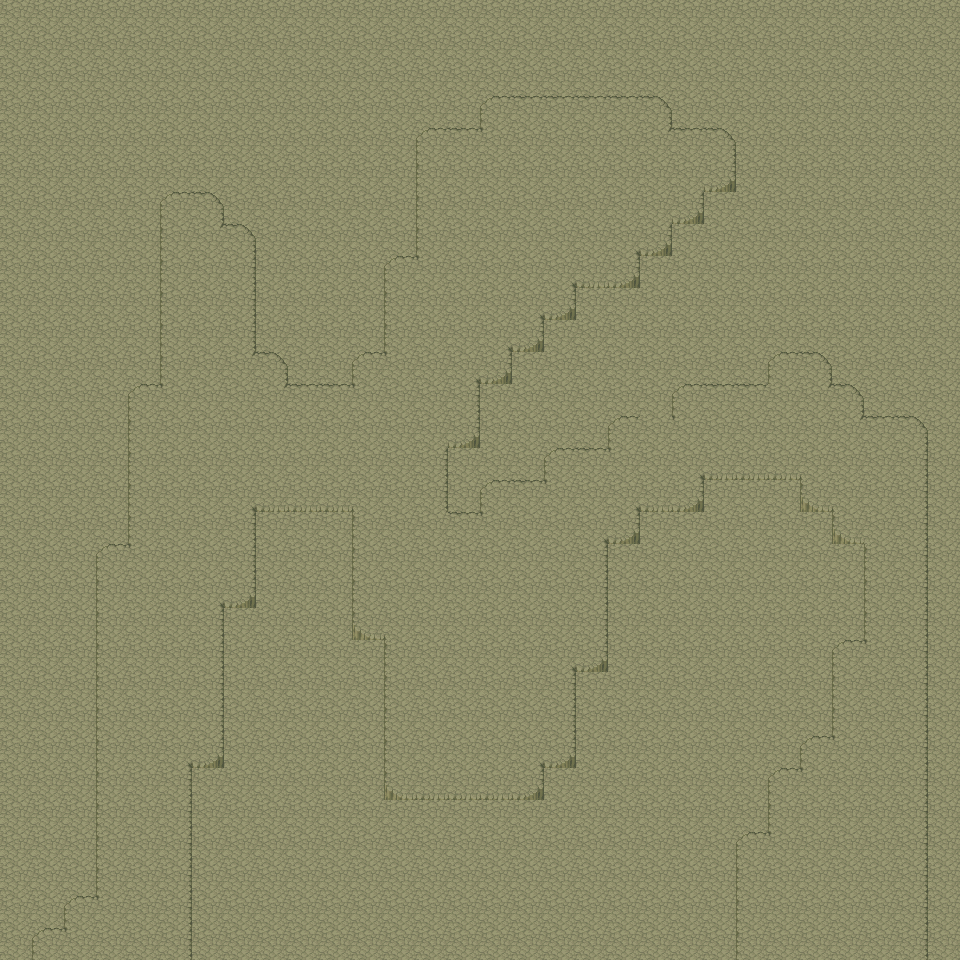

This game map was drawn from its Tiled (.tmx) file and the tilesets committed beside it. A one-line description and the trimmed map source follow:
An orthogonal 30x30 tile map with 32x32 px tiles, 6 tile layers (Below, Below(2), Ground, Shadows, ...), 8 tilesets and 39 objects (39x wall).

<map version="1.4" tiledversion="1.4.2" orientation="orthogonal" renderorder="right-down" width="30" height="30" tilewidth="32" tileheight="32" infinite="0" nextlayerid="9" nextobjectid="226">
 <properties>
  <property name="music" value="Caveworld.mp3" />
 </properties>
 <tileset firstgid="1" source="Base.tsx" />
 <tileset firstgid="1065" source="Shadows.tsx" />
 <tileset firstgid="1083" source="Pit.tsx" />
 <tileset firstgid="1087" source="exit.tsx" />
 <tileset firstgid="1088" source="Wires.tsx" />
 <tileset firstgid="1130" source="Levers.tsx" />
 <tileset firstgid="1132" source="Door.tsx" />
 <tileset firstgid="1141" source="[A]Water_pipo.tsx" />
 <layer id="2" name="Below" width="30" height="30">
  <data>[900 cells, 0 non-empty, 0 distinct tile ids]</data>
 </layer>
 <layer id="3" name="Below(2)" width="30" height="30">
  <data>[900 cells, 900 non-empty, 1 distinct tile ids]</data>
 </layer>
 <layer id="1" name="Ground" width="30" height="30">
  <data>[900 cells, 900 non-empty, 13 distinct tile ids]</data>
 </layer>
 <layer id="4" name="Shadows" width="30" height="30">
  <properties>
   <property name="top" value="" />
  </properties>
  <data>[900 cells, 0 non-empty, 0 distinct tile ids]</data>
 </layer>
 <layer id="5" name="Decor" width="30" height="30">
  <data>[900 cells, 0 non-empty, 0 distinct tile ids]</data>
 </layer>
 <layer id="8" name="Water" width="30" height="30" opacity="0.21">
  <data>[900 cells, 900 non-empty, 1 distinct tile ids]</data>
 </layer>
 <objectgroup id="7" name="Objects">
  <object id="183" name="wall" x="0" y="928" width="32" height="32" />
  <object id="184" name="wall" x="32" y="896" width="32" height="32" />
  <object id="185" name="wall" x="64" y="544" width="32" height="352" />
  <object id="186" name="wall" x="96" y="384" width="32" height="160" />
  <object id="187" name="wall" x="128" y="160" width="32" height="224" />
  <object id="188" name="wall" x="160" y="160" width="64" height="32" />
  <object id="189" name="wall" x="224" y="192" width="32" height="32" />
  <object id="190" name="wall" x="256" y="224" width="128" height="128" />
  <object id="191" name="wall" x="288" y="352" width="64" height="32" />
  <object id="192" name="wall" x="384" y="96" width="32" height="160" />
  <object id="193" name="wall" x="416" y="96" width="64" height="32" />
  <object id="194" name="wall" x="480" y="64" width="192" height="32" />
  <object id="195" name="wall" x="672" y="96" width="64" height="32" />
  <object id="196" name="wall" x="736" y="128" width="32" height="64" />
  <object id="197" name="wall" x="704" y="192" width="64" height="192" />
  <object id="202" name="wall" x="672" y="224" width="32" height="160" />
  <object id="203" name="wall" x="640" y="256" width="32" height="160" />
  <object id="204" name="wall" x="448" y="448" width="32" height="64" />
  <object id="205" name="wall" x="480" y="384" width="64" height="96" />
  <object id="206" name="wall" x="512" y="352" width="32" height="32" />
  <object id="207" name="wall" x="544" y="320" width="64" height="128" />
  <object id="208" name="wall" x="576" y="288" width="64" height="128" />
  <object id="209" name="wall" x="768" y="320" width="64" height="32" />
  <object id="210" name="wall" x="832" y="352" width="32" height="32" />
  <object id="211" name="wall" x="864" y="384" width="64" height="32" />
  <object id="212" name="wall" x="928" y="416" width="32" height="544" />
  <object id="213" name="wall" x="192" y="768" width="32" height="192" />
  <object id="214" name="wall" x="224" y="640" width="160" height="160" />
  <object id="215" name="wall" x="224" y="608" width="32" height="32" />
  <object id="216" name="wall" x="256" y="512" width="96" height="128" />
  <object id="217" name="wall" x="384" y="800" width="352" height="160" />
  <object id="218" name="wall" x="544" y="768" width="32" height="32" />
  <object id="219" name="wall" x="576" y="672" width="224" height="96" />
  <object id="220" name="wall" x="736" y="768" width="32" height="64" />
  <object id="221" name="wall" x="608" y="544" width="224" height="128" />
  <object id="222" name="wall" x="800" y="672" width="32" height="64" />
  <object id="223" name="wall" x="832" y="544" width="32" height="96" />
  <object id="224" name="wall" x="640" y="512" width="192" height="32" />
  <object id="225" name="wall" x="704" y="480" width="96" height="32" />
 </objectgroup>
</map>
